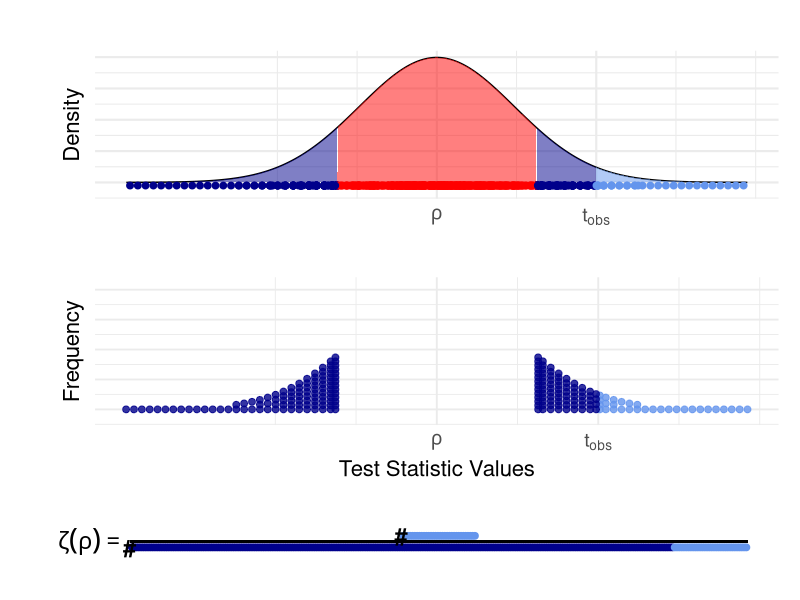
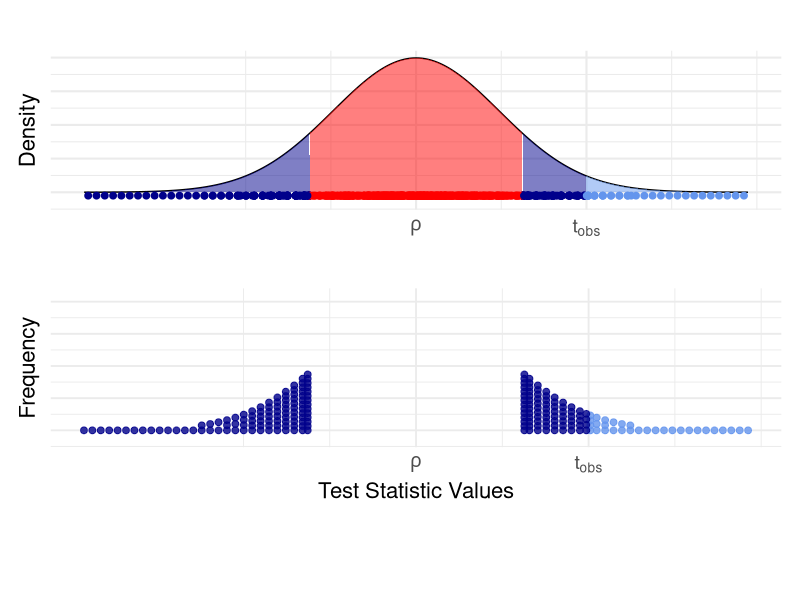
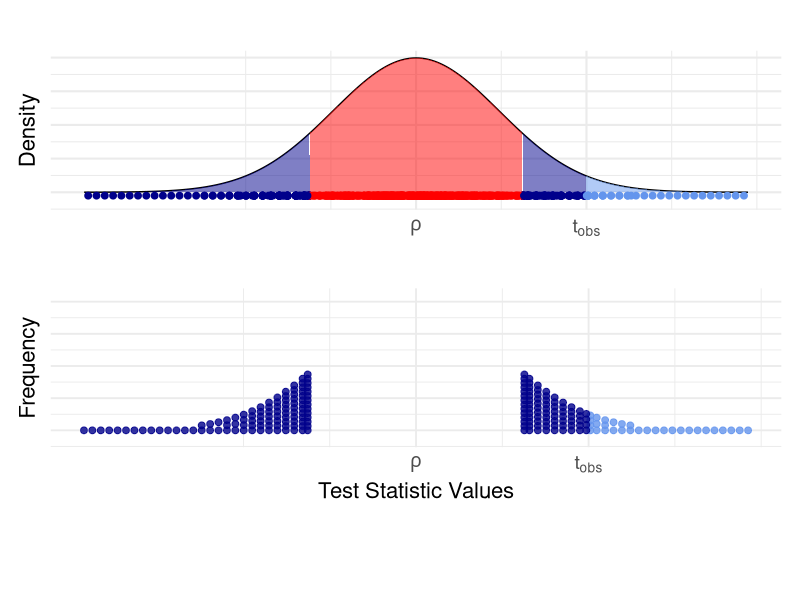

These charts were generated, in order, by the following R code:
library(ggplot2)
library(dplyr)

# Parameters for the normal distribution
mean <- 0
sd <- 1
x_vals <- seq(-4, 4, length.out = 1000)

# Compute density values of the normal distribution
density <- dnorm(x_vals, mean, sd)

# Compute quantiles (thresholds for regions)
q10 <- qnorm(0.1, mean, sd)
q90 <- qnorm(0.90, mean, sd)
q97 <- qnorm(0.98, mean, sd)

# Create base dataframe with x values and corresponding density
df <- data.frame(
  x = x_vals,
  y = density
)

# Define regions based on quantiles:
# low1: lower 10%, low2: between 90% and 98%, high: above 98%, mid: everything else
df$region2 <- with(df, ifelse(x < q10, "low1",
                              ifelse(x > q90 & x < q97, "low2",
                                     ifelse(x > q97, "high", "mid"))))

# Define colors for regions (used later in plots)
fill_colors2 <- c("low1" = "darkblue", "low2" = "darkblue", "high" = "cornflowerblue")

# Remove the "mid" region (only keep tail regions for histogram-like visualization)
df_nomid <- subset(df, region2 != "mid")

# Define bins for grouping (small width for fine resolution)
bin_width <- 0.1
bins <- seq(min(df_nomid$x), max(df_nomid$x), by = bin_width)

# Aggregate data into bins and compute mean x and density per bin
df_hist <- df_nomid %>%
  mutate(bin = cut(x, breaks = bins, include.lowest = TRUE)) %>%
  group_by(bin, region2) %>%
  summarise(x = mean(x), y = mean(y), .groups = "drop")

# Maximum density value (used for scaling points)
max_density <- max(df$y)

max_points <- 30  # Maximum number of stacked points per bin (controls resolution)

# Convert density into number of points per bin (scaled)
df_hist <- df_hist %>%
  mutate(points = ceiling(y / max_density * max_points))

set.seed(42)

# Determine jitter width depending on distance from center
# (more spread in the tails, less near the center)
x_min <- min(df_hist$x)
x_max <- max(df_hist$x)
max_jitter <- 0.00015

get_jitter_width <- function(x) {
  dist_to_center <- abs(x - (x_min + (x_max - x_min)/2))
  max_dist <- (x_max - x_min) / 2
  jitter_width <- max_jitter * (dist_to_center / max_dist)
  return(jitter_width)
}

# Generate stacked points with controlled jitter
df_points <- df_hist %>%
  rowwise() %>%
  do({
    n <- .$points           # number of points in this bin
    x_val <- .$x            # bin center
    region <- .$region2     # region label
    y_bin <- .$y            # density value
    
    jitter_width <- get_jitter_width(x_val)
    
    # Apply uniform random horizontal jitter within [-jitter_width, jitter_width]
    x_jittered <- x_val + runif(n, -jitter_width, jitter_width)
    
    # Create vertically stacked points from 0 up to density value
    y_points <- seq(0, y_bin, length.out = n)
    
    data.frame(x = x_jittered, region2 = region, y_point = y_points)
  }) %>%
  ungroup()

# Histogram-like point plot
histplot <- ggplot(df_points, aes(x = x, y = y_point, color = region2)) +
  geom_point(size = 2, alpha = 0.8) +
  scale_color_manual(values = fill_colors2, guide = "none") +
  scale_x_continuous(breaks = c(0, q97), labels = c(expression(rho), expression(t[obs]))) +
  labs(x = "Test Statistic Values", y = "Frequency") +
  theme_minimal(base_size = 14) +
  theme(axis.text.y = element_blank(),
        axis.ticks.y = element_blank()) +
  coord_cartesian(ylim = c(-0.03, max_density * 1.05))+
  theme_minimal(base_size = 14) +
  theme(
    plot.title = element_text(size = 16),
    axis.title = element_text(size = 16),
    axis.text = element_text(size = 14),
    axis.text.y = element_blank(),
    axis.ticks.y = element_blank(),
    legend.text = element_text(size = 13)
  )

# --- Recompute distribution setup (same as above, reused for second plot) ---

mean <- 0
sd <- 1
x_vals <- seq(-4, 4, length.out = 1000)

density <- dnorm(x_vals, mean, sd)

q10 <- qnorm(0.1, mean, sd)
q90 <- qnorm(0.9, mean, sd)
q97 <- qnorm(0.98, mean, sd)

df <- data.frame(
  x = x_vals,
  y = density
)

# Define regions again (same logic as before)
df$region2 <- with(df, ifelse(x < q10, "low1",
                              ifelse(x > q90 & x < q97, "low2",
                                     ifelse(x > q97, "high", "mid"))))

# Include "mid" region color for area plot
fill_colors2 <- c("low1" = "darkblue", "low2" = "darkblue", "mid" = "red", "high" = "cornflowerblue")

# Draw random samples:
# combination of histogram points and additional normally distributed points
set.seed(123)
samples <- c(df_points$x, rnorm(500, mean=mean(c(q10,q90)),sd=0.8))

# Assign each sample to a region (same logic as above)
samples_region <- ifelse(samples < q10, "low1",
                         ifelse(samples > q90 & samples < q97, "low2",
                                ifelse(samples > q97, "high", "mid")))

# Create dataframe for sample points (plotted slightly below curve)
df_samples <- data.frame(x = samples, y = -0.01, region2 = samples_region)

# Plot normal distribution with colored regions and sample points
normalplot <- ggplot(df, aes(x = x, y = y)) +
  geom_line(color = "black") +
  geom_area(data = subset(df, region2 == "mid"), aes(fill = region2), alpha = 0.5) +
  geom_area(data = subset(df, region2 == "low1"), aes(fill = region2), alpha = 0.5) +
  geom_area(data = subset(df, region2 == "low2"), aes(fill = region2), alpha = 0.5) +
  geom_area(data = subset(df, region2 == "high"), aes(fill = region2), alpha = 0.5) +
  geom_point(data = df_samples, aes(x = x, y = y, color = region2), size = 2) +
  scale_fill_manual(values = fill_colors2, guide = "none") +
  scale_color_manual(values = fill_colors2, guide = "none") +
  scale_x_continuous(breaks = c(0, q97),
                     labels = c(expression(rho), expression(t[obs]))) +
  labs(
    title = "",
    x = "",
    y = "Density"
  ) +
  theme_minimal(base_size = 16) +
  theme(
    plot.title = element_text(size = 16),
    axis.title = element_text(size = 16),
    axis.text = element_text(size = 14),
    axis.text.y = element_blank(),
    axis.ticks.y = element_blank(),
    legend.text = element_text(size = 13)
  )+
  coord_cartesian(ylim = c(-0.03, max(df$y)))

library(dplyr)
library(ggplot2)

# Colors for fraction plot
fill_colors2 <- c("low1" = "darkblue", "low2" = "darkblue", "high" = "cornflowerblue")

# Numerator: only "high" region points
numerator_df <- df_samples %>%
  filter(region2 == "high")

# Denominator: all tail regions (low1, low2, high)
denominator_df <- df_samples %>%
  filter(region2 %in% c("low1", "low2", "high")) %>%
  arrange(factor(region2, levels = c("low1", "low2", "high")))

# Helper function to arrange points in a horizontal line (like a count visualization)
create_inline_points <- function(data, y_val, point_spacing = 0.6) {
  n <- nrow(data)
  total_width <- point_spacing * (n - 1)
  x_start <- -total_width / 2  # center around x = 0
  data$x <- x_start + seq(0, by = point_spacing, length.out = n)
  data$y <- y_val
  data
}

# Create numerator and denominator lines
numerator_line <- create_inline_points(numerator_df, y_val = 1.1,  point_spacing = 0.4)
denominator_line <- create_inline_points(denominator_df, y_val = 0.9, point_spacing = 0.4)

# Combine both into one dataframe
bruch_df <- bind_rows(numerator_line, denominator_line)

# Positions for "#" labels (counts)
x_num_hash <- min(numerator_line$x) - 0.4
x_den_hash <- min(denominator_line$x) - 0.4

# Fraction-style plot (visualizing ratio)
zetaplot <- ggplot(bruch_df, aes(x = x, y = y, color = region2)) +
  geom_point(size = 2) +
  
  # Fraction line
  geom_segment(aes(x = min(x) - 0.2, xend = max(x) + 0.2, y = 1, yend = 1),
               inherit.aes = FALSE, size = 0.8) +
  
  # Left-side formula label
  annotate("text", x = min(bruch_df$x) - 1, y = 1, 
           label = expression(zeta(rho) == ""), parse = TRUE,
           size = 6, hjust = 1) +
  
  # "#" symbols indicating counts
  annotate("text", x = x_num_hash, y = 1.1, label = "#", size = 6, fontface = "bold") +
  annotate("text", x = x_den_hash, y = 0.9, label = "#", size = 6, fontface = "bold") +
  
  scale_color_manual(values = fill_colors2, guide = "none") +
  coord_fixed(ratio = 10, clip = "off") +
  theme_void() +
  theme(plot.margin = margin(10, 10, 10, 40))

library(patchwork)

# Combine all plots vertically
normalplot / histplot / zetaplot +
  plot_layout(
    widths = c(1),
    heights = c(2,2,1)
  )

# Combine only main plots
MCplots <- normalplot / histplot +
  plot_layout(
    widths = c(1),
    heights = c(2,2,1)
  )

MCplots

# Save plot to file (high resolution)
ggsave("MC_plots.png", 
       plot = MCplots, 
       dpi = 900, width = 9, height = 7, units = "in")
